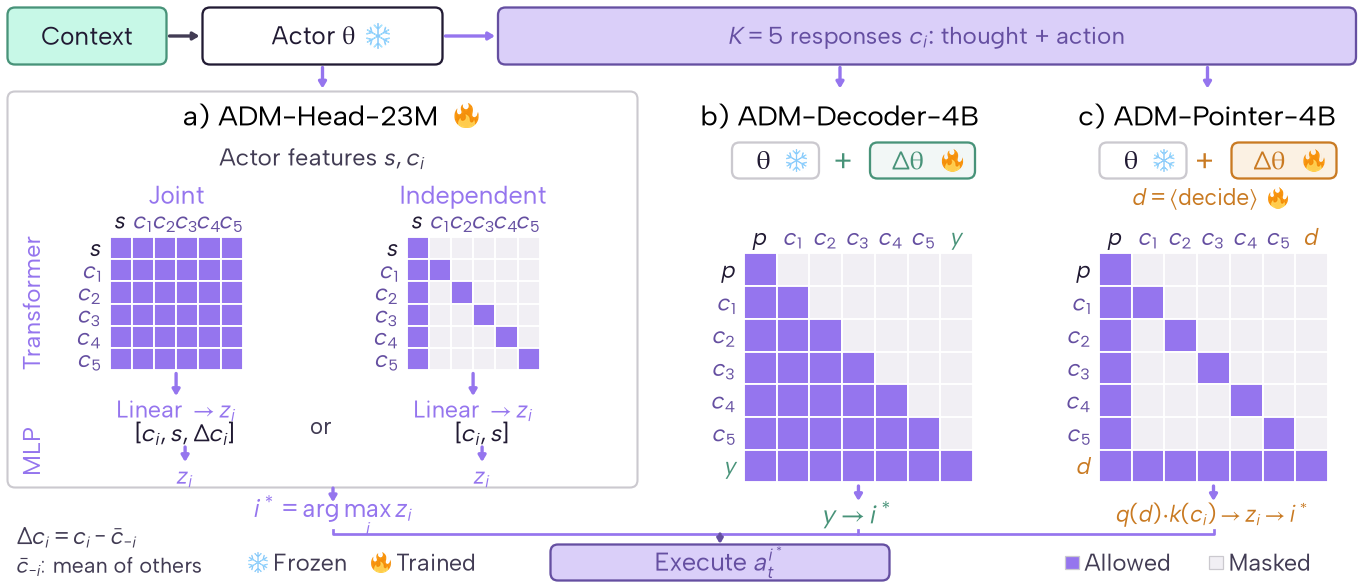

Recreate this plot in Python.
"""ADM architecture with the Kev-style selector: frozen actor, four feature-head
variants, decoder, and Kev-style decision pass (wider than the one-column 20261107 figure).

The head reads projected actor features s/c_i. Transformer rows visualize the
original K=5 joint/independent attention masks; MLP rows show their input vectors.
The decoder reads prompt/candidate text and generates the candidate index. All
selectors execute an original actor proposal. The Kev-style pass (openwebrl/selection_kev.py)
packs prompt, candidates and a <decide> token into one LoRA pass; each candidate sees the
prompt and itself, <decide> sees everything, and a pointer q(<decide>)·k(c_i end) scores
candidates. No experiments or API calls.
"""
import os
from pathlib import Path
import sys

os.environ.setdefault("MPLCONFIGDIR", "/tmp/openwebrl-head-architecture-matplotlib")
import matplotlib
matplotlib.use("Agg")
import matplotlib.pyplot as plt
from matplotlib.patches import FancyArrowPatch, FancyBboxPatch, Rectangle

sys.path.insert(0, str(next(p for p in Path(__file__).resolve().parents
                           if (p / "paper_plot_style.py").is_file())))
import paper_plot_style  # noqa: E402,F401
from paper_plot_palette import COLORS as C, tint  # noqa: E402

INK, MUTED, LINE = C["INK"], C["MUTED"], C["BORDER"]
HEAD, DECODER = C["ADM_22M"], C["ADM_4B"]
# Kev-style selector: its own orange (oracle family, darkened for text/lines) so it is not confused with the decoder.
KEV, KEV_FILL = "#C97A22", tint("ORACLE", .80)
ICONS = Path(__file__).resolve().parents[2] / "assets/icons"
FROZEN, TRAINED = (plt.imread(ICONS / f) for f in ("twemoji-snowflake-2744.png", "twemoji-fire-1f525.png"))
ALLOWED, MASKED = C["ATTENTION_ALLOWED"], C["ATTENTION_MASKED"]
K = 5
W, H = 4.55, 1.95
plt.rcParams.update({"font.family": "Albert Sans", "font.size": 6,
                     "text.color": INK, "svg.fonttype": "none", "pdf.fonttype": 42,
                     "savefig.facecolor": "white"})
fig = plt.figure(figsize=(W, H))
ax = fig.add_axes([0, 0, 1, 1])
ax.set(xlim=(0, W), ylim=(0, H))
ax.axis("off")


def text(x, y, label, size=6, color=INK, ha="left", **kw):
    return ax.text(x, y, label, fontsize=size, color=color, ha=ha, va="center", **kw)


def box(x, y, w, h, edge=LINE, fill="white", lw=.55):
    p = FancyBboxPatch((x, y), w, h, boxstyle="round,pad=0,rounding_size=.025",
                      facecolor=fill, edgecolor=edge, linewidth=lw, zorder=2)
    ax.add_patch(p)
    return p


def icon(x, y, img, size=.085):
    """Twemoji icon centred at (x, y), `size` inches square (axes units are inches)."""
    ax.imshow(img, extent=(x-size/2, x+size/2, y-size/2, y+size/2), aspect="auto", zorder=7, interpolation="lanczos")


def arrow(x0, y0, x1, y1, color=HEAD, head=4):
    p = FancyArrowPatch((x0, y0), (x1, y1), arrowstyle="-|>,head_length=.30,head_width=.18",
                       mutation_scale=head, shrinkA=0, shrinkB=0,
                       color=color, linewidth=.8, zorder=5)
    ax.add_patch(p)
    return p


def matrix(x0, top, labels, cell, mask, answer=False, row_labels=True, out=None):
    for i, label in enumerate(labels):
        color = C["STATE_INK"] if i == 0 else (out or DECODER) if answer and i == K + 1 else C["ACTION_INK"]
        text(x0 + (i + .5)*cell, top+.055, label, size=5.6, color=color, ha="center")
        if row_labels:
            text(x0-.025, top-(i+.5)*cell, label, size=5.6, color=color, ha="right")
        for j in range(len(labels)):
            ax.add_patch(Rectangle((x0+j*cell, top-(i+1)*cell), cell, cell,
                                   facecolor=ALLOWED if mask[i][j] else MASKED,
                                   edgecolor="white", linewidth=.45, zorder=3))


# Shared actor sampling; both outgoing arrows remain explicit at printed size.
box(.025, 1.735, .53, .19, edge=C["STATE_BORDER"], fill=tint("STATE", .60))
text(.29, 1.83, "Context", ha="center")
arrow(.565, 1.83, .665, 1.83, color=MUTED)
box(.675, 1.735, .80, .19, edge=INK)
text(1.045, 1.83, r"Actor $\theta$", size=6.0, ha="center")
icon(1.26, 1.83, FROZEN)
arrow(1.485, 1.83, 1.65, 1.83, color=HEAD)
box(1.66, 1.735, 2.86, .19, edge=C["ACTION_INK"], fill=tint("ACTION", .65))
text(3.09, 1.83, r"$K=5$ responses $c_i$: thought + action", size=5.8, color=C["ACTION_INK"], ha="center")
arrow(1.075, 1.725, 1.075, 1.655, color=HEAD, head=4)
arrow(2.80, 1.725, 2.80, 1.655, color=HEAD, head=4)
# Feature head: attention and MLP are alternative scorers, each joint/independent.
box(.025, .325, 2.10, 1.32, edge=LINE, lw=.5)
text(1.035, 1.565, "a) ADM-Head-23M", size=6.8, color="black", ha="center")
icon(1.555, 1.565, TRAINED)
text(1.075, 1.425, r"Actor features $s, c_i$", size=5.8, color=MUTED, ha="center")

CELL, HEAD_TOP, TOP = .074, 1.16, 1.105
labels = [r"$s$"]+[rf"$c_{{{i}}}$" for i in range(1, K+1)]
joint_mask = [[True]*(K+1) for _ in range(K+1)]
independent_mask = [[r == c or (r > 0 and c == 0) for c in range(K+1)] for r in range(K+1)]
assert sum(map(sum, joint_mask)) == 36
assert sum(map(sum, independent_mask)) == 11
for name, x0, mask in (("Joint", .365, joint_mask), ("Independent", 1.355, independent_mask)):
    text(x0+3*CELL, 1.30, name, size=6, color=HEAD, ha="center")
    matrix(x0, HEAD_TOP, labels, CELL, mask)
    center = x0 + 3*CELL
    arrow(center, .705, center, .630, color=HEAD, head=4)
    text(center, .585, r"Linear $\rightarrow z_i$", size=5.7, color=HEAD, ha="center")
text(.105, .94, "Transformer", size=5.8, color=HEAD, ha="center", rotation=90)
text(1.07, .530, "or", size=5.5, color=MUTED, ha="center")
text(.105, .445, "MLP", size=5.8, color=HEAD, ha="center", rotation=90)
# cbar_-i is the mean of OTHER candidates, defined in the caption. Each MLP
# shares parameters across candidates. Brackets denote vector concatenation.
for center, inputs in ((.617, r"$[c_i,s,\Delta c_i]$"), (1.607, r"$[c_i,s]$")):
    text(center, .505, inputs, size=5.8, ha="center")
    arrow(center, .460, center, .410, color=HEAD, head=4)
    text(center, .365, r"$z_i$", size=5.7, color=HEAD, ha="center")
# Every alternative explicitly ends in z_i; one panel-level arrow suffices.
arrow(1.11, .323, 1.11, .276, color=HEAD, head=4)
text(1.11, .235, r"$i^*=\arg\max_i z_i$", size=6, color=HEAD, ha="center")

# Decoder uses text rather than the head's projected feature vectors.
text(2.80, 1.565, "b) ADM-Decoder-4B", size=6.8, color="black", ha="center")
# Matching theta symbols encode shared initialization without a long arrow.
box(2.44, 1.355, .29, .12, edge=LINE)
text(2.545, 1.415, r"$\theta$", size=6.4, ha="center")
icon(2.655, 1.415, FROZEN, .075)
text(2.81, 1.415, "+", size=7, color=DECODER, ha="center")
box(2.90, 1.355, .35, .12, edge=DECODER, fill=tint("ADM_4B", .93))
text(3.025, 1.415, r"$\Delta\theta$", size=6.4, color=DECODER, ha="center")
icon(3.175, 1.415, TRAINED, .075)
DX, DCELL = 2.48, .109
TOKENS = [r"$p$"]+[rf"$c_{{{i}}}$" for i in range(1,K+1)]+[r"$y$"]
causal_mask = [[c <= r for c in range(K+2)] for r in range(K+2)]
assert sum(map(sum, causal_mask)) == 28
matrix(DX, TOP, TOKENS, DCELL, causal_mask, answer=True)
mid = DX + len(TOKENS)*DCELL/2
arrow(mid, .330, mid, .280, color=HEAD, head=4)
text(mid, .235, r"$y\rightarrow i^*$", size=6.3, color=DECODER, ha="center")

# Kev-style pass: the same weights theta plus a LoRA, re-encoding prompt and
# candidates in one packed sequence; a <decide> token points at a candidate.
KC = 4.025
arrow(KC, 1.725, KC, 1.655, color=HEAD, head=4)
text(KC, 1.565, "c) ADM-Pointer-4B", size=6.8, color="black", ha="center")
box(KC-.36, 1.355, .29, .12, edge=LINE)
text(KC-.255, 1.415, r"$\theta$", size=6.4, ha="center")
icon(KC-.145, 1.415, FROZEN, .075)
text(KC-.01, 1.415, "+", size=7, color=KEV, ha="center")
box(KC+.08, 1.355, .35, .12, edge=KEV, fill=KEV_FILL)
text(KC+.205, 1.415, r"$\Delta\theta$", size=6.4, color=KEV, ha="center")
icon(KC+.355, 1.415, TRAINED, .075)
# Kev-A (the reported variant): LoRA on every token. d is the learned <decide> token.
text(KC-.04, 1.29, r"$d = \langle$decide$\rangle$", size=5.4, color=KEV, ha="center")
icon(KC+.235, 1.29, TRAINED, .07)
KX = KC - 3.5*DCELL + .02
KTOK = [r"$p$"]+[rf"$c_{{{i}}}$" for i in range(1,K+1)]+[r"$d$"]
# p causal; each c_i sees p and itself; <decide> d sees p, every c_i and itself.
kev_mask = [[c == 0 or c == r or r == K+1 for c in range(K+2)] for r in range(K+2)]
assert sum(map(sum, kev_mask)) == 18
matrix(KX, TOP, KTOK, DCELL, kev_mask, answer=True, out=KEV)
kmid = KX + len(KTOK)*DCELL/2
arrow(kmid, .330, kmid, .280, color=HEAD, head=4)
text(kmid, .235, r"$q(d)\!\cdot\!k(c_i)\rightarrow z_i\rightarrow i^*$", size=5.4, color=KEV, ha="center")

EXC = 2.40
# One original action executes, whichever alternative selector is used. All data-flow arrows are purple.
ax.plot([1.11, 1.11, EXC], [.185, .17, .17], color=HEAD, linewidth=.65)
ax.plot([mid, mid, EXC], [.185, .17, .17], color=HEAD, linewidth=.65)
ax.plot([kmid, kmid, mid], [.185, .17, .17], color=HEAD, linewidth=.65)
arrow(EXC, .17, EXC, .137, color=C["ACTION_INK"], head=3)
box(EXC-.565, .015, 1.13, .12, edge=C["ACTION_INK"], fill=tint("ACTION", .65))
text(EXC, .075, r"Execute $a_t^{i^*}$", size=6, color=C["ACTION_INK"], ha="center")
# Define the joint MLP's candidate-relative feature without crowding the row.
text(.055, .160, r"$\Delta c_i = c_i - \bar c_{-i}$", size=5.5, color=MUTED)
text(.055, .065, r"$\bar c_{-i}$: mean of others", size=5.2, color=MUTED)
# Icon legend.
icon(.86, .075, FROZEN, .07); text(.91, .075, "Frozen", size=5.6, color=MUTED)
icon(1.27, .075, TRAINED, .07); text(1.32, .075, "Trained", size=5.6, color=MUTED)
# Compact legend, right aligned. Rows query columns in all matrices.
for x, fill, label in ((3.55, ALLOWED, "Allowed"), (4.03, MASKED, "Masked")):
    ax.add_patch(Rectangle((x, .052), .045, .045, facecolor=fill, edgecolor=LINE, linewidth=.3))
    text(x+.065, .075, label, size=5.6, color=MUTED)

fig.canvas.draw()
renderer = fig.canvas.get_renderer()
for label in ax.texts:
    bounds = label.get_window_extent(renderer)
    assert fig.bbox.contains(*bounds.p0) and fig.bbox.contains(*bounds.p1), label.get_text()
for ext in ("png", "svg", "pdf"):
    path = Path(__file__).with_suffix(f".{ext}")
    metadata = {"Date": None} if ext == "svg" else {"CreationDate": None, "ModDate": None} if ext == "pdf" else {}
    fig.savefig(path, dpi=300, metadata=metadata)
    if ext == "svg":
        path.write_text("\n".join(line.rstrip() for line in path.read_text().splitlines())+"\n")
assert b"/FontFile2" in Path(__file__).with_suffix(".pdf").read_bytes()
plt.close(fig)
